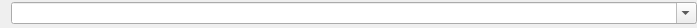
<?xml version="1.0" encoding="UTF-8"?>
<ui version="4.0">
 <class>CTitleLabelWidget</class>
 <widget class="QWidget" name="CTitleLabelWidget">
  <property name="geometry">
   <rect>
    <x>0</x>
    <y>0</y>
    <width>697</width>
    <height>28</height>
   </rect>
  </property>
  <property name="windowTitle">
   <string>TitleLabelWidget</string>
  </property>
  <layout class="QVBoxLayout" name="verticalLayout">
   <property name="spacing">
    <number>2</number>
   </property>
   <property name="leftMargin">
    <number>0</number>
   </property>
   <property name="topMargin">
    <number>0</number>
   </property>
   <property name="rightMargin">
    <number>0</number>
   </property>
   <property name="bottomMargin">
    <number>0</number>
   </property>
   <item>
    <layout class="QHBoxLayout" name="horizontalLayout_3">
     <property name="spacing">
      <number>4</number>
     </property>
     <item>
      <widget class="CClickableLabel" name="favoritesLabel">
       <property name="maximumSize">
        <size>
         <width>16</width>
         <height>16</height>
        </size>
       </property>
       <property name="text">
        <string/>
       </property>
       <property name="pixmap">
        <pixmap resource="notebook.qrc">:/NoteBook/Resources/star-outline.png</pixmap>
       </property>
       <property name="scaledContents">
        <bool>true</bool>
       </property>
      </widget>
     </item>
     <item>
      <widget class="QStackedWidget" name="stackedWidget">
       <property name="sizePolicy">
        <sizepolicy hsizetype="Preferred" vsizetype="Maximum">
         <horstretch>0</horstretch>
         <verstretch>0</verstretch>
        </sizepolicy>
       </property>
       <property name="currentIndex">
        <number>1</number>
       </property>
       <widget class="QWidget" name="page">
        <layout class="QHBoxLayout" name="horizontalLayout">
         <property name="spacing">
          <number>1</number>
         </property>
         <property name="leftMargin">
          <number>0</number>
         </property>
         <property name="topMargin">
          <number>0</number>
         </property>
         <property name="rightMargin">
          <number>0</number>
         </property>
         <property name="bottomMargin">
          <number>0</number>
         </property>
         <item>
          <widget class="QLabel" name="pageTitleLabel">
           <property name="font">
            <font>
             <family>Open Sans</family>
             <pointsize>14</pointsize>
             <weight>75</weight>
             <bold>true</bold>
            </font>
           </property>
           <property name="text">
            <string>-</string>
           </property>
          </widget>
         </item>
        </layout>
       </widget>
       <widget class="QWidget" name="page_2">
        <layout class="QHBoxLayout" name="horizontalLayout_2">
         <property name="spacing">
          <number>1</number>
         </property>
         <property name="leftMargin">
          <number>0</number>
         </property>
         <property name="topMargin">
          <number>0</number>
         </property>
         <property name="rightMargin">
          <number>0</number>
         </property>
         <property name="bottomMargin">
          <number>0</number>
         </property>
         <item>
          <widget class="QComboBox" name="pageTitleCombo">
           <property name="editable">
            <bool>true</bool>
           </property>
           <property name="maxVisibleItems">
            <number>50</number>
           </property>
           <property name="insertPolicy">
            <enum>QComboBox::InsertAtBottom</enum>
           </property>
           <property name="duplicatesEnabled">
            <bool>true</bool>
           </property>
          </widget>
         </item>
        </layout>
       </widget>
      </widget>
     </item>
    </layout>
   </item>
  </layout>
 </widget>
 <customwidgets>
  <customwidget>
   <class>CClickableLabel</class>
   <extends>QLabel</extends>
   <header>ClickableLabel.h</header>
  </customwidget>
 </customwidgets>
 <resources>
  <include location="notebook.qrc"/>
 </resources>
 <connections/>
</ui>
